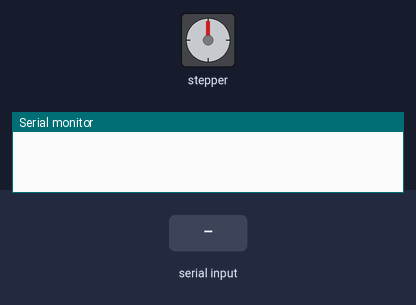
A sketch run on a simulated Arduino Uno, built with avr-gcc and run on an emulated ATmega328P. Shown: stepper motor, the last lines printed to the serial monitor. The inputs (shaded band) are chosen by the test bench. Stepper angles assume 200 steps per turn.

Above: at 1.2 s.
1.3 s: "Stop\n" received over Serial
2.8 s: "Go\n" received over Serial
4.3 s: "90,45\n" received over Serial
At 5.9 s:
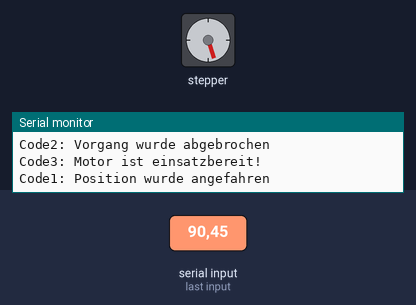
6.2 s: "30,150\n" received over Serial
At 7.4 s:
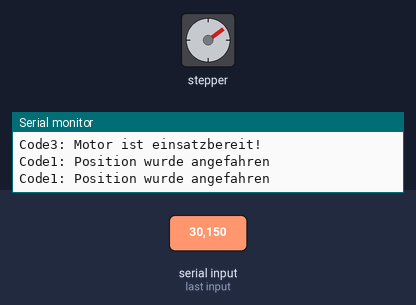
8.0 s: "200\n" received over Serial
At 8.49 s:
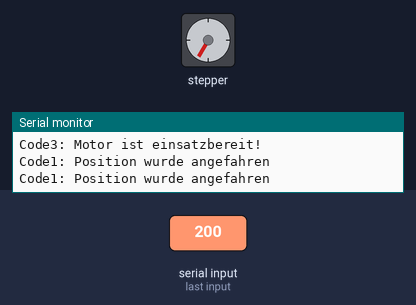
10.1 s: "5\n" received over Serial
At 10.28 s:
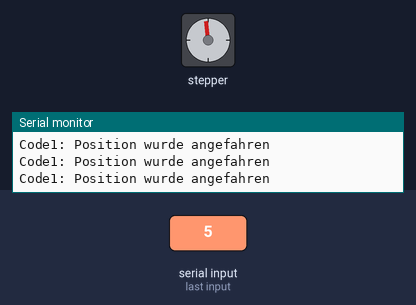
Timing chart, 0 to 13.1 s (numbered marks = the images above; inputs shaded):
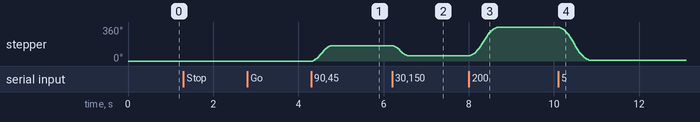

Measured:
- after the input at 4.3 s, stepper: turns 162° clockwise in 0.43 s, starting at once
- after the input at 6.2 s, stepper: turns 108° counter-clockwise in 0.33 s, starting at once
- after the input at 8.0 s, stepper: turns 306° clockwise in 0.64 s, starting at once
- after the input at 10.1 s, stepper: turns 351° counter-clockwise in 0.72 s, starting at once

The sketch:

Positionssteuerung_Arduino_mit_motorshield.ino.ino
```cpp
//FUnktioniert mit dem Pythonscript "Positionssteuerung_Python.py" im BroBot Ordner

#include <AccelStepper.h>

#define dirPin 7
#define stepPin 4
#define motorInterfaceType 1


AccelStepper stepper = AccelStepper(motorInterfaceType, stepPin, dirPin);
float newPosition;
String Stop_Go="";
bool enable=1;

void setup() {
  Serial.begin(9600);  // Starte die serielle Kommunikation
  stepper.setMaxSpeed(1800);   //500 entspricht 150rpm (gemessen), 1500=450rpm, 1333,3=400rpm, 1800 ist guter kompromiss
  stepper.setAcceleration(1333);
  stepper.moveTo(0);

  pinMode(4, OUTPUT);
}

void loop() {
  // Prüfen, ob Daten über die serielle Schnittstelle empfangen wurden
  if (Serial.available() > 0) {
    String input = Serial.readStringUntil('\n');  // Lese die Eingabe bis zum Zeilenumbruch#
    Stop_Go=input;
    newPosition =input.toFloat();


    if(Stop_Go=="Stop")    //Motor anhalten
    {
      Serial.println("Code2: Vorgang wurde abgebrochen");
      stepper.stop();
      digitalWrite(4, HIGH);   //deaktiviert die Stromzufuhr zum Motor
      enable=1;
    }
    else if(Stop_Go=="Go")   //Motor starten
    {
      digitalWrite(4,LOW);
      Serial.println("Code3: Motor ist einsatzbereit!");
      enable=0;
    }
    else if (newPosition>=-10000000000000 && newPosition<=10000000000000 && enable==0)   //Position anfahren
    {
      stepper.runToNewPosition(newPosition);
      Serial.println("Code1: Position wurde angefahren");
    }
    else
    {
      Serial.println("Code4: Fehlerhafte Eingabe. Motor wurde abgeschaltet");
      digitalWrite(4, HIGH);
    }
  }


}


/*

// Pins für Z-Achse am CNC Shield V3 (AZ-Delivery)
#define Z_STEP_PIN  4     // STEP-Pin des Z-Achsen-Treibers
#define Z_DIR_PIN   7     // DIR-Pin des Z-Achsen-Treibers
#define Z_ENABLE_PIN 8    // ENABLE-Pin des Z-Achsen-Treibers

// Einstellungen
int stepDelay = 1000;      // Verzögerung zwischen Schritten in Mikrosekunden (Geschwindigkeit)
bool enabled = false;      // Zustand des Enable-Pins

void setup() {
  // Pins als Output definieren
  pinMode(Z_STEP_PIN, OUTPUT);
  pinMode(Z_DIR_PIN, OUTPUT);
  pinMode(Z_ENABLE_PIN, OUTPUT);

  // Treiber initial deaktivieren (ENABLE ist oft LOW-aktiv)
  digitalWrite(Z_ENABLE_PIN, HIGH); // HIGH = Treiber deaktiviert
  enabled = false;

  // Serial Monitor starten
  Serial.begin(9600);
  Serial.println("Z-Achse bereit. Befehle:");
  Serial.println("F [Schritte]  - Vorwärts");
  Serial.println("B [Schritte]  - Rückwärts");
  Serial.println("E             - Treiber ein/aus");
}

void loop() {
  if (Serial.available() > 0) {
    String input = Serial.readStringUntil('\n');
    input.trim();

    // Befehl parsen
    if (input.startsWith("F") || input.startsWith("f")) {
      int steps = input.substring(1).toInt();
      moveMotor(HIGH, steps); // Vorwärts
    }
    else if (input.startsWith("B") || input.startsWith("b")) {
      int steps = input.substring(1).toInt();
      moveMotor(LOW, steps); // Rückwärts
    }
    else if (input.equalsIgnoreCase("E")) {
      enabled = !enabled;
      digitalWrite(Z_ENABLE_PIN, !enabled); // Enable-Pin umschalten
      Serial.print("Treiber: ");
      Serial.println(enabled ? "EIN" : "AUS");
    }
  }
}

// Schrittmotor bewegen
void moveMotor(bool dir, int steps) {
  if (!enabled) {
    Serial.println("Fehler: Treiber nicht aktiviert! Sende 'E'.");
    return;
  }

  digitalWrite(Z_DIR_PIN, dir); // Richtung setzen

  for (int i = 0; i < steps; i++) {
    digitalWrite(Z_STEP_PIN, HIGH);
    delayMicroseconds(stepDelay);
    digitalWrite(Z_STEP_PIN, LOW);
    delayMicroseconds(stepDelay);
  }

  Serial.print("Bewegt: ");
  Serial.print(steps);
  Serial.println(" Schritte");
}

*/

/*
// Pins für Z-Achse am CNC Shield V3 (AZ-Delivery)
#define Z_STEP_PIN  4     // STEP-Pin des Z-Achsen-Treibers
#define Z_DIR_PIN   7     // DIR-Pin des Z-Achsen-Treibers
#define Z_ENABLE_PIN 8    // ENABLE-Pin des Z-Achsen-Treibers

// Einstellungen
int stepDelay = 1000;      // Verzögerung zwischen Schritten in Mikrosekunden (Geschwindigkeit)
bool enabled = false;      // Zustand des Enable-Pins

void setup() {
  pinMode(Z_STEP_PIN, OUTPUT);
  pinMode(Z_DIR_PIN, OUTPUT);
  digitalWrite(Z_ENABLE_PIN, HIGH); // Treiber aktivieren
  digitalWrite(Z_DIR_PIN, HIGH);   // Vorwärts
}

void loop() {
  digitalWrite(Z_STEP_PIN, HIGH);
  delayMicroseconds(2000);
  digitalWrite(Z_STEP_PIN, LOW);
  delayMicroseconds(2000);
}*/
```
